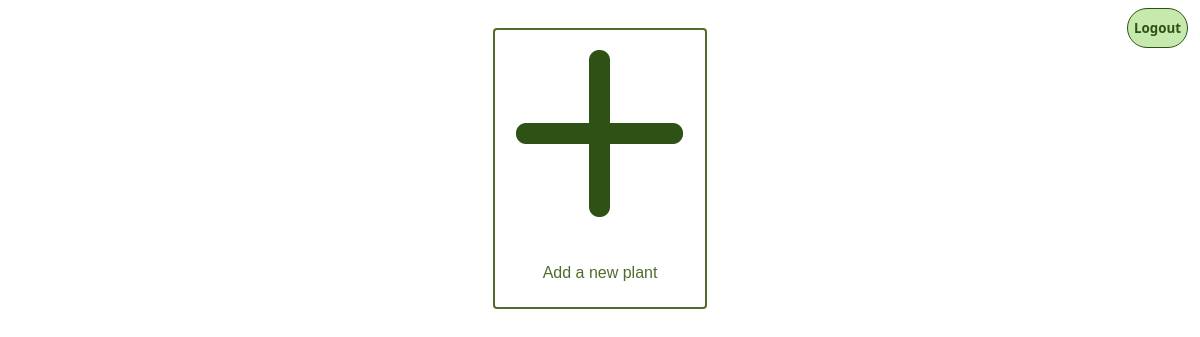
/ (signed in), run on an earlier commit of the app's database.
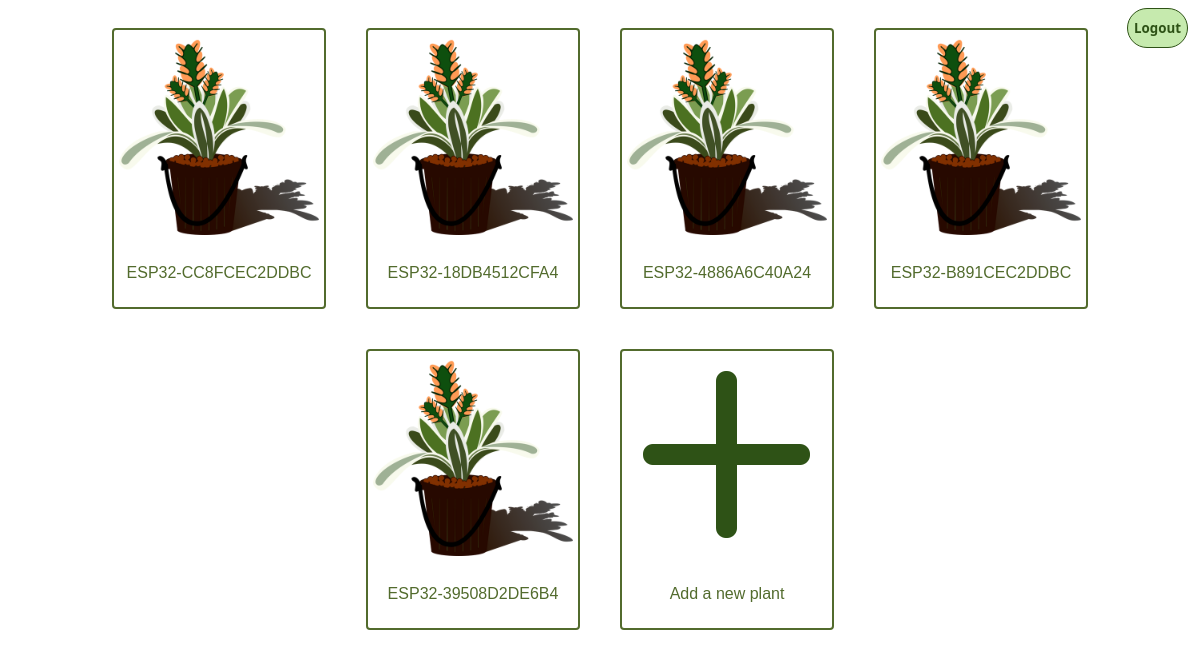
And on a later commit of the database.
### polls/models.py (models this page shows)
class Plants(models.Model):
  user = models.ForeignKey(custom_user,on_delete=models.CASCADE)
  nickname = models.CharField(max_length=20, blank=True)
  deviceid = models.CharField(max_length=20)
  plant_pic = models.ImageField(upload_to='plant_pics', blank=True)

### polls/views.py (the view)
# urls.py: path('', frontpage, name='frontpage'),
def frontpage(request):
    if request.user.is_authenticated:
        return render(request, 'myplants.html', {'plants': Plants.objects.filter(user=request.user)})
    else:
        return render(request, 'frontpage.html')

### polls/templates/myplants.html (shortened to what this page needs)
<!DOCTYPE html>
{% load static %}
<link rel="stylesheet" type="text/css" href="{% static 'css/myplants.css' %}">
<html lang="en">
	<body>
		<div class="logout">
			<a href="#" onClick="document.getElementById('logoutform').submit()"><button class="button" type="button">Logout</button></a>
		</div>
		<div class="container">
			{% for plant in plants %}
			<div class="plantdiv">
				<div class="imagecontainer">
					<a href="/myplants/{{ plant.id }}"><img src="/static/images/plant.png" class="img"/></a>
				</div>
				{% if plant.nickname %}
				<a href="/myplants/{{ plant.id }}" class="link">{{ plant.nickname }}</a>
				{% else %}
				<a href="/myplants/{{ plant.id }}" class="link">{{ plant.deviceid }}</a>
				{% endif %}
			</div>
			{% endfor %}
			<div class="plantdiv">
				<div class="imagecontainer">
					<a href="/addplant/"><img src="/static/images/plus.png" class="img"/></a>
				</div>
				<a href="/addplant/" class="link">Add a new plant</a>
			</div>
		</div>
	</body>
</html>

### polls/static/css/myplants.css (style rules this page uses)
div.plantdiv { display: flex; flex-direction: column; margin: 20px; border: 2px solid #526b2d; border-radius: 4px; padding: 5px; width: 200px; max-height: 800px; background: white; transition: all 0.25s ease-out; }
div.plantdiv img { width: 100%; max-height: 200px; }
body { background: url(/static/images/background3.png) no-repeat center center fixed; background-size: cover; background-size: 100% 100%; }
.link { display: inline-block; flex-direction: column; align-self: self-end; width: 100%; padding-top: 25px; padding-bottom: 20px; text-align: center; text-decoration: none; color: #526b2d; font-family: Tahoma, Geneva, sans-serif; }
.imagecontainer { min-height: 200px; display: flex; align-items: center; }
.container { justify-content: center; display: flex; flex-direction: row; flex-wrap: wrap; }
.logout { position: absolute; top: 1%; right: 1% }
.button { text-decoration: none; background-color: #c6eaae; padding-top: 10px; padding-bottom: 10px; border-radius: 20px; border: 1px solid #2e5216; color: #2e5216; font-family: system-ui, -apple-system, BlinkMacSystemFont, "Segoe UI", Roboto, Ubuntu, "Helvetica Neue", sans-serif; font-weight: bolder; }

What changed in the data, as far as the page shows it:
added Plants: nickname "ESP32-CC8FCEC2DDBC"
added Plants: nickname "ESP32-18DB4512CFA4"
added Plants: nickname "ESP32-4886A6C40A24"
added Plants: nickname "ESP32-B891CEC2DDBC"
added Plants: nickname "ESP32-39508D2DE6B4"
